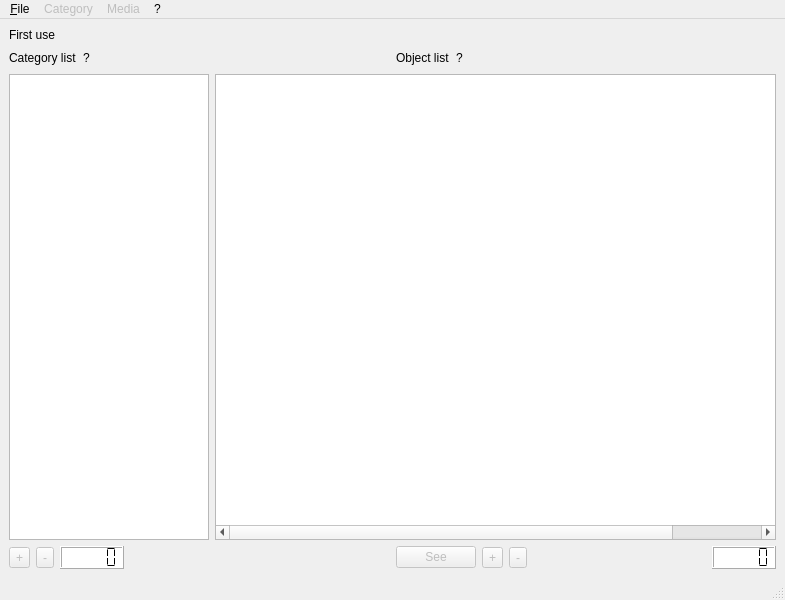
<?xml version="1.0" encoding="UTF-8"?>
<ui version="4.0">
 <class>MainWindow</class>
 <widget class="QMainWindow" name="MainWindow">
  <property name="geometry">
   <rect>
    <x>0</x>
    <y>0</y>
    <width>785</width>
    <height>600</height>
   </rect>
  </property>
  <property name="minimumSize">
   <size>
    <width>785</width>
    <height>0</height>
   </size>
  </property>
  <property name="windowTitle">
   <string>Inventory</string>
  </property>
  <widget class="QWidget" name="centralwidget">
   <layout class="QVBoxLayout" name="verticalLayout_2">
    <item>
     <widget class="QLabel" name="label">
      <property name="toolTip">
       <string>First create a new database, click on file-&gt;New database. 
Then follow category list help and object list help instructions</string>
      </property>
      <property name="text">
       <string>First use</string>
      </property>
     </widget>
    </item>
    <item>
     <layout class="QHBoxLayout" name="horizontalLayout">
      <item>
       <layout class="QHBoxLayout" name="horizontalLayout_6">
        <item>
         <widget class="QLabel" name="label_2">
          <property name="text">
           <string>Category list</string>
          </property>
         </widget>
        </item>
        <item>
         <widget class="QLabel" name="l_helpCat">
          <property name="toolTip">
           <string>Categories help:
Add a new category by clicking on the + button.
Remove the selected category by clicking on the - button.
Edit the selected category by double clicking on a category.
Display a category content by clicking on it.
Perform a research by double click on the search category. (Research save until a new research is performed)</string>
          </property>
          <property name="text">
           <string>?</string>
          </property>
         </widget>
        </item>
        <item>
         <spacer name="horizontalSpacer_3">
          <property name="orientation">
           <enum>Qt::Horizontal</enum>
          </property>
          <property name="sizeHint" stdset="0">
           <size>
            <width>40</width>
            <height>20</height>
           </size>
          </property>
         </spacer>
        </item>
       </layout>
      </item>
      <item>
       <layout class="QHBoxLayout" name="horizontalLayout_7">
        <item>
         <widget class="QLabel" name="label_4">
          <property name="text">
           <string>Object list</string>
          </property>
         </widget>
        </item>
        <item>
         <widget class="QLabel" name="l_mediaHelp">
          <property name="toolTip">
           <string>Object help:
Add a new object by cliking on the + button below
Remove selected object by clicking on the - button below
Edit an object by double clicking on it or by select it and click on the See button</string>
          </property>
          <property name="text">
           <string>?</string>
          </property>
         </widget>
        </item>
        <item>
         <spacer name="horizontalSpacer_4">
          <property name="orientation">
           <enum>Qt::Horizontal</enum>
          </property>
          <property name="sizeHint" stdset="0">
           <size>
            <width>40</width>
            <height>20</height>
           </size>
          </property>
         </spacer>
        </item>
       </layout>
      </item>
     </layout>
    </item>
    <item>
     <layout class="QVBoxLayout" name="verticalLayout">
      <item>
       <layout class="QHBoxLayout" name="horizontalLayout_2">
        <item>
         <widget class="QListWidget" name="w_category">
          <property name="maximumSize">
           <size>
            <width>200</width>
            <height>16777215</height>
           </size>
          </property>
          <property name="toolTip">
           <string>Category list</string>
          </property>
          <property name="statusTip">
           <string/>
          </property>
          <property name="editTriggers">
           <set>QAbstractItemView::NoEditTriggers</set>
          </property>
         </widget>
        </item>
        <item>
         <widget class="QTableWidget" name="w_media">
          <property name="toolTip">
           <string>Media list</string>
          </property>
          <property name="statusTip">
           <string/>
          </property>
          <property name="editTriggers">
           <set>QAbstractItemView::NoEditTriggers</set>
          </property>
          <property name="selectionMode">
           <enum>QAbstractItemView::SingleSelection</enum>
          </property>
          <property name="rowCount">
           <number>0</number>
          </property>
          <property name="columnCount">
           <number>6</number>
          </property>
          <attribute name="horizontalHeaderVisible">
           <bool>false</bool>
          </attribute>
          <attribute name="verticalHeaderVisible">
           <bool>false</bool>
          </attribute>
          <column>
           <property name="text">
            <string notr="true">Nouvelle colonne</string>
           </property>
          </column>
          <column>
           <property name="text">
            <string notr="true">Nouvelle colonne</string>
           </property>
          </column>
          <column>
           <property name="text">
            <string notr="true">Nouvelle colonne</string>
           </property>
          </column>
          <column>
           <property name="text">
            <string notr="true">Nouvelle colonne</string>
           </property>
          </column>
          <column>
           <property name="text">
            <string notr="true">Nouvelle colonne</string>
           </property>
          </column>
          <column/>
         </widget>
        </item>
       </layout>
      </item>
      <item>
       <layout class="QHBoxLayout" name="horizontalLayout_3">
        <item>
         <layout class="QHBoxLayout" name="horizontalLayout_5">
          <item>
           <widget class="QToolButton" name="w_addCategory">
            <property name="enabled">
             <bool>false</bool>
            </property>
            <property name="toolTip">
             <string>Add category</string>
            </property>
            <property name="text">
             <string>+</string>
            </property>
           </widget>
          </item>
          <item>
           <widget class="QToolButton" name="w_removeCategory">
            <property name="enabled">
             <bool>false</bool>
            </property>
            <property name="toolTip">
             <string>Remove current category</string>
            </property>
            <property name="text">
             <string>-</string>
            </property>
           </widget>
          </item>
          <item>
           <widget class="QLCDNumber" name="w_lcdCat">
            <property name="toolTip">
             <string>Category count</string>
            </property>
            <property name="statusTip">
             <string/>
            </property>
            <property name="styleSheet">
             <string notr="true">background: white;</string>
            </property>
            <property name="segmentStyle">
             <enum>QLCDNumber::Flat</enum>
            </property>
           </widget>
          </item>
          <item>
           <spacer name="horizontalSpacer">
            <property name="orientation">
             <enum>Qt::Horizontal</enum>
            </property>
            <property name="sizeHint" stdset="0">
             <size>
              <width>40</width>
              <height>20</height>
             </size>
            </property>
           </spacer>
          </item>
         </layout>
        </item>
        <item>
         <layout class="QHBoxLayout" name="horizontalLayout_4">
          <item>
           <widget class="QPushButton" name="w_seeMedia">
            <property name="enabled">
             <bool>false</bool>
            </property>
            <property name="toolTip">
             <string>See current media</string>
            </property>
            <property name="text">
             <string>See</string>
            </property>
           </widget>
          </item>
          <item>
           <widget class="QToolButton" name="w_addMedia">
            <property name="enabled">
             <bool>false</bool>
            </property>
            <property name="toolTip">
             <string>Add media</string>
            </property>
            <property name="text">
             <string>+</string>
            </property>
           </widget>
          </item>
          <item>
           <widget class="QToolButton" name="w_removeMedia">
            <property name="enabled">
             <bool>false</bool>
            </property>
            <property name="toolTip">
             <string>Remove current media</string>
            </property>
            <property name="text">
             <string>-</string>
            </property>
           </widget>
          </item>
          <item>
           <spacer name="horizontalSpacer_2">
            <property name="orientation">
             <enum>Qt::Horizontal</enum>
            </property>
            <property name="sizeHint" stdset="0">
             <size>
              <width>40</width>
              <height>20</height>
             </size>
            </property>
           </spacer>
          </item>
          <item>
           <widget class="QLCDNumber" name="w_lcdMed">
            <property name="enabled">
             <bool>true</bool>
            </property>
            <property name="toolTip">
             <string>Media count</string>
            </property>
            <property name="statusTip">
             <string/>
            </property>
            <property name="styleSheet">
             <string notr="true">background: white;</string>
            </property>
            <property name="segmentStyle">
             <enum>QLCDNumber::Flat</enum>
            </property>
           </widget>
          </item>
         </layout>
        </item>
       </layout>
      </item>
     </layout>
    </item>
   </layout>
  </widget>
  <widget class="QMenuBar" name="menubar">
   <property name="geometry">
    <rect>
     <x>0</x>
     <y>0</y>
     <width>785</width>
     <height>21</height>
    </rect>
   </property>
   <widget class="QMenu" name="menuFichier">
    <property name="title">
     <string>&amp;File</string>
    </property>
    <addaction name="actionNouvelle_utilisateur"/>
    <addaction name="actionSearch"/>
    <addaction name="actionAjout_Utilisateur"/>
    <addaction name="actionSettings"/>
    <addaction name="actionCharger"/>
    <addaction name="actionSauvegarder"/>
    <addaction name="actionSave_As"/>
    <addaction name="actionQuitter"/>
   </widget>
   <widget class="QMenu" name="menu">
    <property name="title">
     <string>?</string>
    </property>
    <addaction name="actionA_propos"/>
    <addaction name="actionA_Propos_Qt"/>
   </widget>
   <widget class="QMenu" name="menuMedia">
    <property name="enabled">
     <bool>false</bool>
    </property>
    <property name="title">
     <string>Media</string>
    </property>
    <addaction name="actionNew_media"/>
    <addaction name="actionRemove"/>
    <addaction name="actionEdit"/>
   </widget>
   <widget class="QMenu" name="menuCategorie">
    <property name="enabled">
     <bool>false</bool>
    </property>
    <property name="title">
     <string>Category</string>
    </property>
    <addaction name="actionNouvelle_categorie"/>
    <addaction name="actionSupprimer_categorie"/>
    <addaction name="actionEditer_categorie"/>
   </widget>
   <addaction name="menuFichier"/>
   <addaction name="menuCategorie"/>
   <addaction name="menuMedia"/>
   <addaction name="menu"/>
  </widget>
  <widget class="QStatusBar" name="statusbar"/>
  <action name="actionNouvelle_utilisateur">
   <property name="text">
    <string>&amp;New database</string>
   </property>
   <property name="shortcut">
    <string>Ctrl+N</string>
   </property>
  </action>
  <action name="actionCharger">
   <property name="text">
    <string>&amp;Load</string>
   </property>
   <property name="shortcut">
    <string>Ctrl+L</string>
   </property>
  </action>
  <action name="actionSauvegarder">
   <property name="enabled">
    <bool>false</bool>
   </property>
   <property name="text">
    <string>&amp;Save</string>
   </property>
   <property name="shortcut">
    <string>Ctrl+S</string>
   </property>
  </action>
  <action name="actionQuitter">
   <property name="text">
    <string>&amp;Quit</string>
   </property>
   <property name="shortcut">
    <string>Ctrl+Q</string>
   </property>
  </action>
  <action name="actionA_propos">
   <property name="text">
    <string>About</string>
   </property>
  </action>
  <action name="actionA_Propos_Qt">
   <property name="text">
    <string>About Qt</string>
   </property>
  </action>
  <action name="actionNouvelle_categorie">
   <property name="enabled">
    <bool>true</bool>
   </property>
   <property name="text">
    <string>&amp;New</string>
   </property>
   <property name="shortcut">
    <string>Ctrl+Shift+A</string>
   </property>
  </action>
  <action name="actionSupprimer_categorie">
   <property name="enabled">
    <bool>false</bool>
   </property>
   <property name="text">
    <string>&amp;Remove</string>
   </property>
   <property name="shortcut">
    <string>Ctrl+Shift+Z</string>
   </property>
  </action>
  <action name="actionEditer_categorie">
   <property name="enabled">
    <bool>false</bool>
   </property>
   <property name="text">
    <string>&amp;Edit</string>
   </property>
   <property name="shortcut">
    <string>Ctrl+Shift+E</string>
   </property>
  </action>
  <action name="actionAjout_Utilisateur">
   <property name="text">
    <string>Set &amp;users</string>
   </property>
  </action>
  <action name="actionNew_media">
   <property name="text">
    <string>&amp;New</string>
   </property>
   <property name="shortcut">
    <string>Ctrl+A</string>
   </property>
  </action>
  <action name="actionRemove">
   <property name="enabled">
    <bool>false</bool>
   </property>
   <property name="text">
    <string>&amp;Remove</string>
   </property>
   <property name="shortcut">
    <string>Ctrl+Z</string>
   </property>
  </action>
  <action name="actionEdit">
   <property name="enabled">
    <bool>false</bool>
   </property>
   <property name="text">
    <string>&amp;Edit</string>
   </property>
   <property name="shortcut">
    <string>Ctrl+E</string>
   </property>
  </action>
  <action name="actionSave_As">
   <property name="enabled">
    <bool>false</bool>
   </property>
   <property name="text">
    <string>Save As</string>
   </property>
   <property name="shortcut">
    <string>Ctrl+Shift+S</string>
   </property>
  </action>
  <action name="actionSettings">
   <property name="text">
    <string>Settings</string>
   </property>
  </action>
  <action name="actionSearch">
   <property name="text">
    <string>Search</string>
   </property>
  </action>
 </widget>
 <resources/>
 <connections>
  <connection>
   <sender>actionQuitter</sender>
   <signal>triggered()</signal>
   <receiver>MainWindow</receiver>
   <slot>close()</slot>
   <hints>
    <hint type="sourcelabel">
     <x>-1</x>
     <y>-1</y>
    </hint>
    <hint type="destinationlabel">
     <x>399</x>
     <y>299</y>
    </hint>
   </hints>
  </connection>
 </connections>
</ui>
